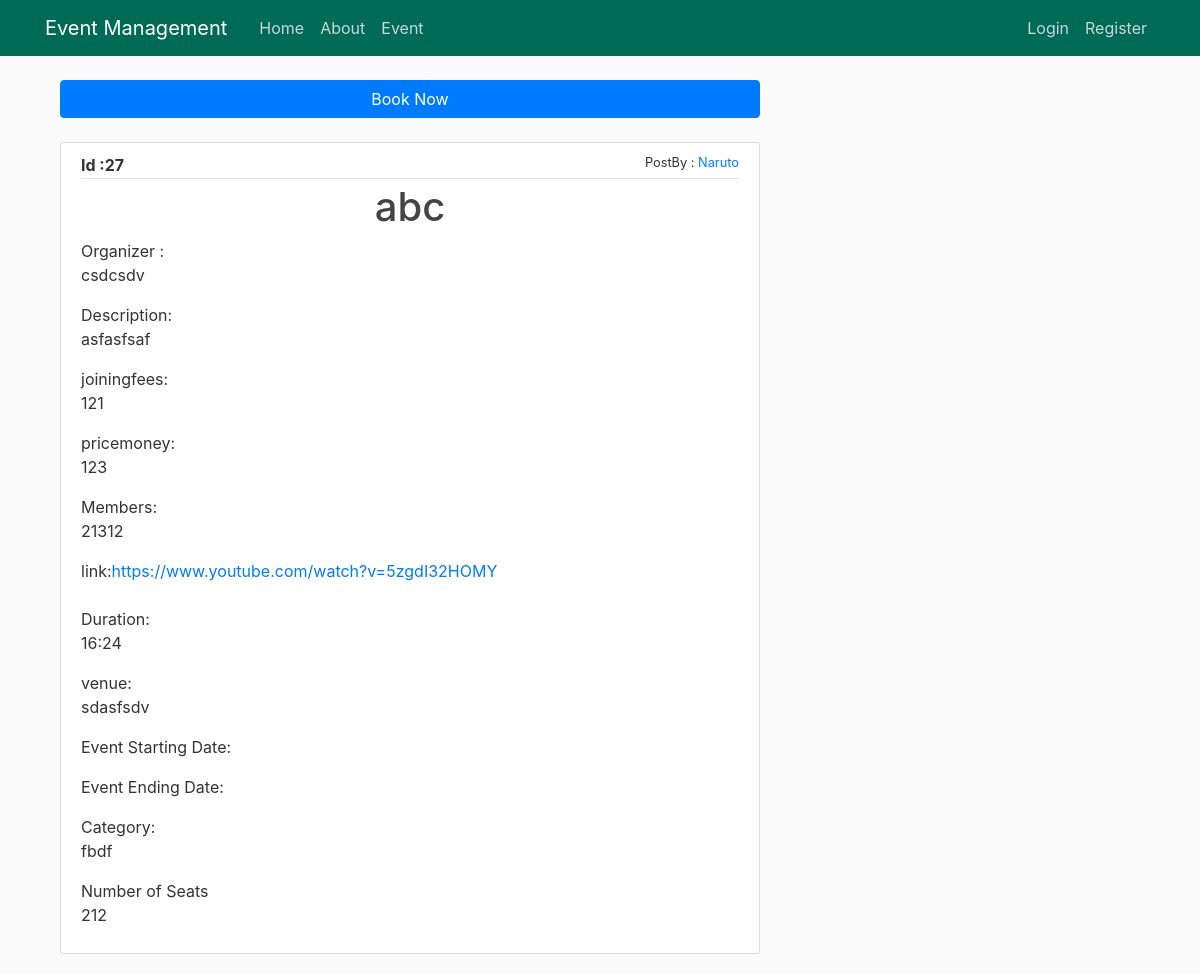
Before: /event_details/27 with the older database file.
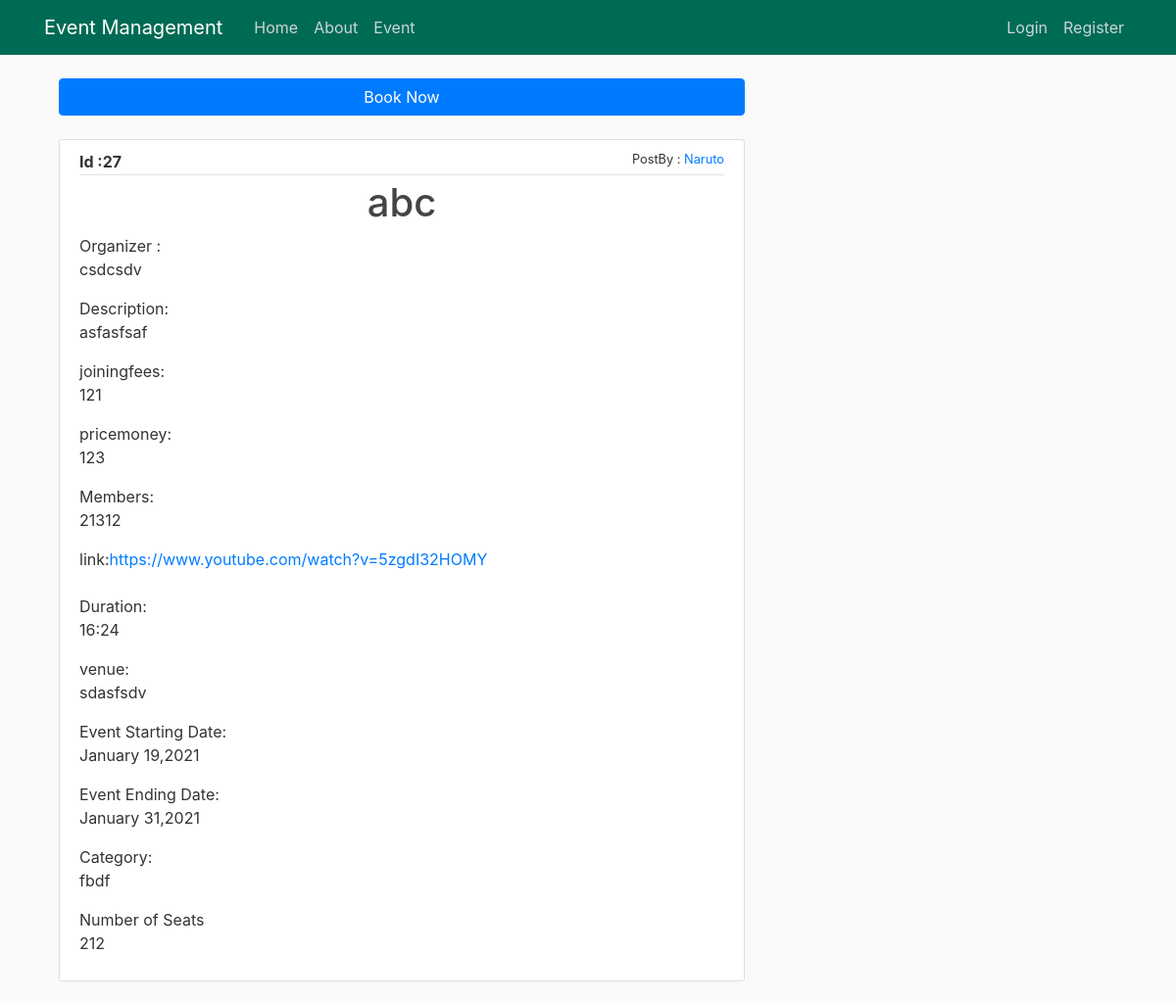
After: the same page with the newer database file.
### event/models.py (models this page shows, shortened)
class Eventlist(models.Model):
    postby = models.ForeignKey(User, on_delete=models.CASCADE, null=True)
    title = models.CharField(max_length=100)
    description = models.TextField()
    organizer = models.CharField(max_length=100)
    joiningfees = models.CharField(max_length=10)
    pricemoney = models.CharField(max_length=10)
    members = models.CharField(max_length=5, null=True)
    link = models.CharField(max_length=100)
    Eventtime = models.CharField(max_length=20)
    venue = models.TextField()
    StartingDate = models.DateTimeField(blank=False, null=True)
    Endingdate = models.DateTimeField(blank=False, null=True)
    Category = models.CharField(max_length=50, default="")
    numberofseats = models.CharField(max_length=50, null=True)

### event/views.py (the view)
# urls.py: path('event_details/<int:my_id>', views.event_details, name='event_details'),
def event_details(request, my_id):
    obj = Eventlist.objects.get(id=my_id)
    return render(request, 'event/event_details.html', {'obj': obj})

### event/templates/event/event_details.html (shortened to what this page needs)
{% extends "event/base.html" %}
{% block content %}
<div class="container-fluid">
    <form action="/booked/{{obj.id}}" method="POST">
        <input type="submit" class="btn btn-primary btn-block" name="BookThis" value="Book Now">
    </form>
    <br />
    <article class="media content-section">
        <div class="media-body">
            <div class="article-metadata">
                <b>Id :{{obj.id}}</b>
                <small style="float: right;">PostBy : <a
                        href="/user_Details/{{obj.postby.username}}">{{obj.postby.username}}</a></small>
                <br />
            </div>
            <h1 style="text-align: center;">{{ obj.title}}</a></h1>
            Organizer :<p class="article-content">{{ obj.organizer }}</p>
            Description:<p class="article-content">{{ obj.description }}</p>
            joiningfees:<p class="article-content">{{ obj.joiningfees }}</p>
            pricemoney:<p class="article-content">{{ obj.pricemoney }}</p>
            Members: <p class="article-content">{{ obj.members }}</p>
            link:<a class="article-content" href="{{ obj.link }}">{{ obj.link }}</a><br /><br />
            Duration: <p class="article-content">{{ obj.Eventtime }}</p>
            venue:<p class="article-content">{{ obj.venue }}</p>
            Event Starting Date:<p class="article-content">{{ obj.StartingDate|date:"F d,Y" }}</p>
            Event Ending Date:<p class="article-content">{{ obj.Endingdate|date:"F d,Y" }}</p>
            Category:<p class="article-content">{{ obj.Category }}</p>
            Number of Seats<p class="article-content">{{ obj.numberofseats }}</p>
        </div>
    </article>
</div>
{% endblock content %}

Changed rows visible on the page:
changed Eventlist "abc": StartingDate (not shown) → "January 19,2021"; Endingdate (not shown) → "January 31,2021"
